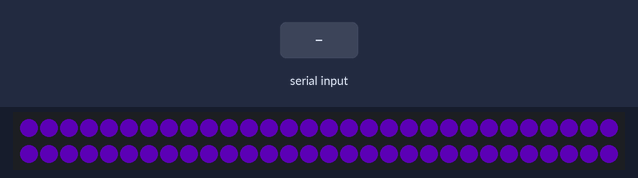
Bench run of a sketch on a simulated Arduino Uno, built with avr-gcc and run on an emulated ATmega328P. On the bench: 60 RGB LEDs in strip order, left to right, continuing on the next row. Inputs (shaded band) come from the test bench. Dim RGB values are drawn brighter than linear.

Above: at 1.2 s.
1.3 s: "1" received over Serial
At 3.66 s:
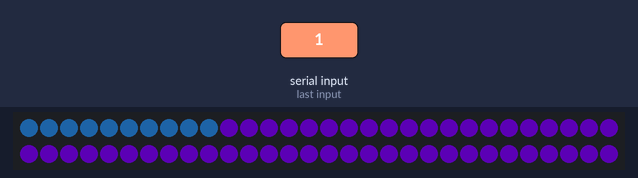
At 6.5 s:
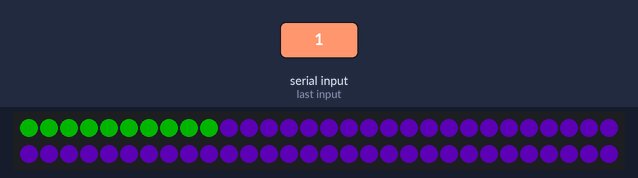
Timing chart, 0 to 8.0 s (numbered marks = the images above; inputs shaded):
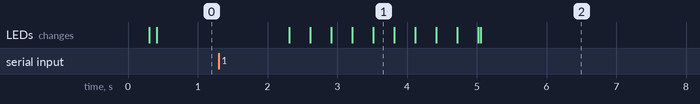

The sketch:

ArduinoSerialReceiverMkII.ino
```cpp
#include "FastLED.h"

#define NUM_LEDS 60
#define DATA_PIN 10

CRGB strip[NUM_LEDS];

float bulbsCurRGB[6][3];
float bulbsTarRGB[6][3];

char inByte;
float tDiff = 0.01;
int numBulbs = 1;
int curBulb = 0;

void setup() {
  Serial.begin(57600);
  FastLED.addLeds<NEOPIXEL, DATA_PIN>(strip, NUM_LEDS);
  FastLED.setBrightness(64);

  for (int i = 0; i < 6; i++) {
    bulbsCurRGB[i][0] = 0.0;
    bulbsCurRGB[i][1] = 0.0;
    bulbsCurRGB[i][2] = 0.0;

    bulbsTarRGB[i][0] = 0.5;
    bulbsTarRGB[i][1] = 0.0;
    bulbsTarRGB[i][2] = 1.0;
  }
  //FastLED.setBrightness(255);

  //while (!Serial) {
  // ;
  //}
  //establishContact();
}

void loop() {

  if (Serial.available() > 0 ) {
    //Serial.println("Contact!");
    //Serial.readBytesUntil('t', inPacket, 64);
    char inMessage[8];

    Serial.readBytes(inMessage, 5);

    numBulbs  = constrain(inMessage[0], 1, 6);
    curBulb   = constrain(inMessage[1], 0, 5);

    bulbsTarRGB[curBulb][0] = pow(float(inMessage[2])/128.0, 2.0);
    bulbsTarRGB[curBulb][1] = pow(float(inMessage[3])/128.0, 2.0);
    bulbsTarRGB[curBulb][2] = pow(float(inMessage[4])/128.0, 2.0);
  }

  /*
  Serial.print(" tmr: ");
  Serial.print(bulbsTarRGB[0][0]);
  Serial.print(" tmg: ");
  Serial.print(bulbsTarRGB[0][1]);
  Serial.print(" tmb: ");
  Serial.println(bulbsTarRGB[0][2]);
  */

  updateLEDs(tDiff / 2.0);
  int LEDsPerBulb = NUM_LEDS / constrain(numBulbs, 1, 6);
  for (int i = 0; i < LEDsPerBulb; i++) {
    int tmr = int(bulbsCurRGB[curBulb][0] * 255.0);
    int tmg = int(bulbsCurRGB[curBulb][1] * 255.0);
    int tmb = int(bulbsCurRGB[curBulb][2] * 255.0);
    strip[constrain(i + curBulb * LEDsPerBulb, 0, 59)] = CRGB(tmr, tmg, tmb);
  }

  FastLED.show();
}

void updateLEDs(float frameTime) {
  for (int i = 0; i < numBulbs; i++) {
    float r = bulbsCurRGB[i][0];
    float g = bulbsCurRGB[i][1];
    float b = bulbsCurRGB[i][2];

    float rT = bulbsTarRGB[i][0];
    float gT = bulbsTarRGB[i][1];
    float bT = bulbsTarRGB[i][2];

    if (  r != rT  ||
          g != gT  ||
          b != bT  ) {
      float difR = abs(r - rT);
      float difG = abs(g - gT);
      float difB = abs(b - bT);
      float rd = 0.0;
      float gd = 0.0;
      float bd = 0.0;
      float delta = frameTime;
      float threshold = 0.05;
      float tmf = float((i + 2) * 2) / float(constrain(numBulbs * 3, 1, 18));
      delta *= tmf;
      //Serial.println(tmf);

      if (difR > threshold)
        if (rT > r)
          rd = delta;
        else
          rd = -delta;

      if (difG > threshold)
        if (gT > g)
          gd = delta;
        else
          gd = -delta;

      if (difB > threshold)
        if (bT > b)
          bd = delta;
        else
          bd = -delta;

      if (difR > threshold)
        difR = r + rd;
      else
        difR = rT;

      if (difG > threshold)
        difG = g + gd;
      else
        difG = gT;

      if (difB > threshold)
        difB = b + bd;
      else
        difB = bT;

      if (difR >= 1.0)
        difR = 1.0;
      else if (difR <= 0.0)
        difR = 0.0;

      if (difB >= 1.0)
        difB = 1.0;
      else if (difB <= 0.0)
        difB = 0.0;

      if (difG >= 1.0)
        difG = 1.0;
      else if (difG <= 0.0)
        difG = 0.0;

      //         r = difR;
      //         g = difG;
      //         b = difB;
      bulbsCurRGB[i][0] = difR;
      bulbsCurRGB[i][1] = difG;
      bulbsCurRGB[i][2] = difB;
    }
  }
}

void establishContact() {
  while (Serial.available() <= 0) {
    Serial.println("Waiting for connection...");
    delay(2500);
  }
}
```
